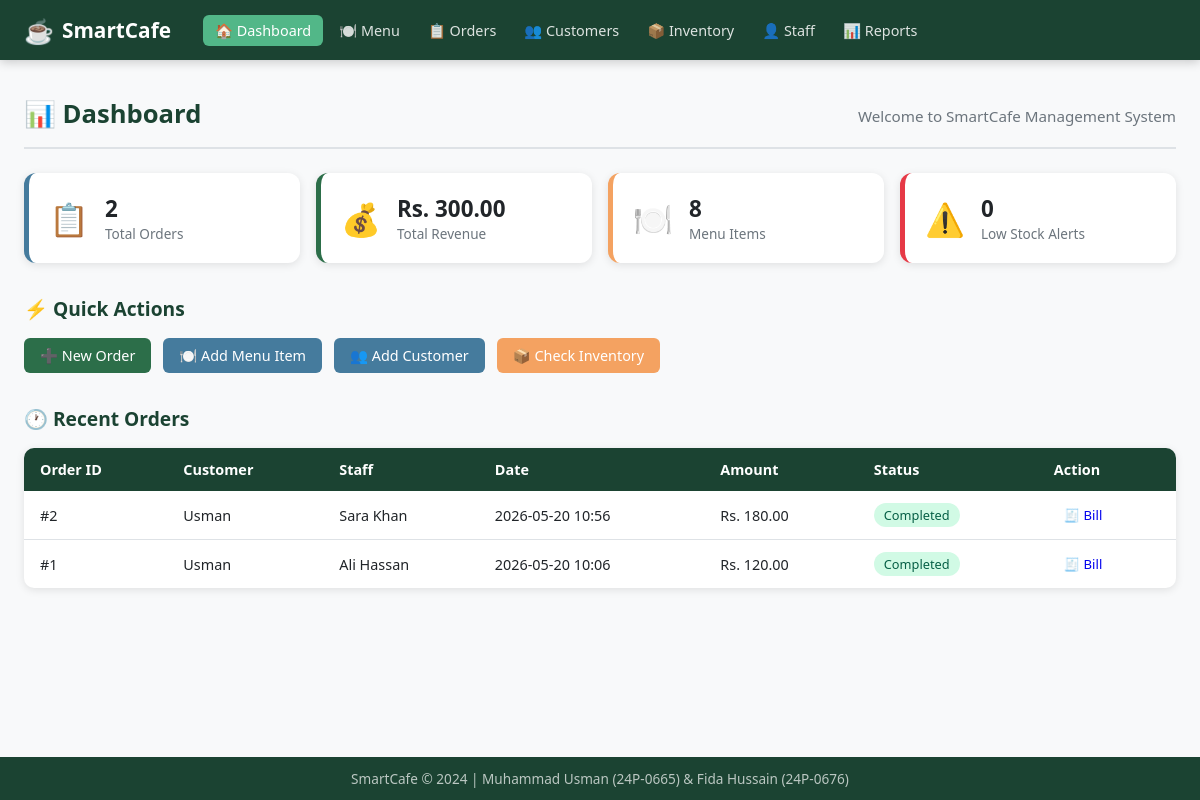
The page / on the database its author committed.
### tables this page shows
CREATE TABLE Orders (
    order_id INTEGER PRIMARY KEY AUTOINCREMENT,
    customer_id INTEGER,
    staff_id INTEGER,
    order_date DATETIME DEFAULT CURRENT_TIMESTAMP,
    total_amount REAL,
    status TEXT DEFAULT 'Pending',
    FOREIGN KEY (customer_id) REFERENCES Customer(customer_id),
    FOREIGN KEY (staff_id) REFERENCES Staff(staff_id)
);

CREATE TABLE Customer (
    customer_id INTEGER PRIMARY KEY AUTOINCREMENT,
    name TEXT NOT NULL,
    phone TEXT
);

CREATE TABLE Staff (
    staff_id INTEGER PRIMARY KEY AUTOINCREMENT,
    name TEXT NOT NULL,
    role TEXT
);

### app.py (the view)
@app.route('/')
def index():
    conn = get_db()
    total_orders = conn.execute("SELECT COUNT(*) FROM Orders").fetchone()[0]
    total_revenue = conn.execute("SELECT IFNULL(SUM(total_amount),0) FROM Bill").fetchone()[0]
    total_menu_items = conn.execute("SELECT COUNT(*) FROM Menu_Item").fetchone()[0]
    low_stock_count = conn.execute("SELECT COUNT(*) FROM Low_Stock_Alert").fetchone()[0]
    recent_orders = conn.execute("SELECT * FROM Order_History ORDER BY order_date DESC LIMIT 5").fetchall()
    conn.close()
    return render_template('index.html',
                           total_orders=total_orders,
                           total_revenue=total_revenue,
                           total_menu_items=total_menu_items,
                           low_stock_count=low_stock_count,
                           recent_orders=recent_orders)

### app.py (called while the page is built)
def get_db():
    conn = sqlite3.connect(DATABASE)
    conn.row_factory = sqlite3.Row  # So rows behave like dictionaries
    conn.execute("PRAGMA foreign_keys = ON")  # Enable foreign key support
    return conn

### templates/index.html (shortened to what this page needs)
{% extends "base.html" %}
{% block content %}
<div class="page-header">
    <h1>📊 Dashboard</h1>
    <p>Welcome to SmartCafe Management System</p>
</div>
<div class="stats-grid">
    <div class="stat-card blue">
        <div class="stat-icon">📋</div>
        <div class="stat-info">
            <h3>{{ total_orders }}</h3>
            <p>Total Orders</p>
        </div>
    </div>
    <div class="stat-card green">
        <div class="stat-icon">💰</div>
        <div class="stat-info">
            <h3>Rs. {{ "%.2f"|format(total_revenue) }}</h3>
            <p>Total Revenue</p>
        </div>
    </div>
    <div class="stat-card orange">
        <div class="stat-icon">🍽️</div>
        <div class="stat-info">
            <h3>{{ total_menu_items }}</h3>
            <p>Menu Items</p>
        </div>
    </div>
    <div class="stat-card red">
        <div class="stat-icon">⚠️</div>
        <div class="stat-info">
            <h3>{{ low_stock_count }}</h3>
            <p>Low Stock Alerts</p>
        </div>
    </div>
</div>
<div class="section">
    <h2>⚡ Quick Actions</h2>
    <div class="quick-actions">
        <a href="{{ url_for('new_order') }}" class="btn btn-primary">➕ New Order</a>
        <a href="{{ url_for('add_menu_item') }}" class="btn btn-secondary">🍽️ Add Menu Item</a>
        <a href="{{ url_for('add_customer') }}" class="btn btn-secondary">👥 Add Customer</a>
        <a href="{{ url_for('inventory') }}" class="btn btn-warning">📦 Check Inventory</a>
    </div>
</div>
<div class="section">
    <h2>🕐 Recent Orders</h2>
    {% if recent_orders %}
    <table class="table">
        <thead>
            <tr>
                <th>Order ID</th>
                <th>Customer</th>
                <th>Staff</th>
                <th>Date</th>
                <th>Amount</th>
                <th>Status</th>
                <th>Action</th>
            </tr>
        </thead>
        <tbody>
            {% for order in recent_orders %}
            <tr>
                <td>#{{ order.order_id }}</td>
                <td>{{ order.customer_name or 'Walk-in' }}</td>
                <td>{{ order.staff_name or '-' }}</td>
                <td>{{ order.order_date[:16] }}</td>
                <td>Rs. {{ "%.2f"|format(order.total_amount or 0) }}</td>
                <td><span class="badge badge-success">{{ order.status }}</span></td>
                <td><a href="{{ url_for('view_bill', order_id=order.order_id) }}" class="btn btn-sm">🧾 Bill</a></td>
            </tr>
            {% endfor %}
        </tbody>
    </table>
    {% else %}
    <p class="empty-msg">No orders yet. <a href="{{ url_for('new_order') }}">Place the first order!</a></p>
    {% endif %}
</div>
{% endblock %}

### static/css/style.css (style rules this page uses)
* { margin: 0; padding: 0; box-sizing: border-box; }
:root { --primary: #2c6e49; --primary-dark: #1b4332; --secondary: #52b788; --accent: #f4a261; --danger: #e63946; --warning: #f4a261; --info: #457b9d; --bg: #f8f9fa; --card: #ffffff; --text: #212529; --text-muted: #6c757d; --border: #dee2e6; --shadow: 0 2px 8px rgba(0,0,0,0.1); }
body { font-family: 'Segoe UI', Tahoma, Geneva, Verdana, sans-serif; background: var(--bg); color: var(--text); min-height: 100vh; display: flex; flex-direction: column; }
.page-header { display: flex; justify-content: space-between; align-items: center; margin-bottom: 24px; padding-bottom: 16px; border-bottom: 2px solid var(--border); }
.page-header h1 { font-size: 1.6rem; color: var(--primary-dark); }
.page-header p { color: var(--text-muted); font-size: 0.95rem; margin-top: 4px; }
.section { margin-bottom: 32px; }
.section h2 { font-size: 1.2rem; margin-bottom: 16px; color: var(--primary-dark); }
.stats-grid { display: grid; grid-template-columns: repeat(auto-fit, minmax(200px, 1fr)); gap: 16px; margin-bottom: 32px; }
.stat-card { background: var(--card); border-radius: 12px; padding: 20px; display: flex; align-items: center; gap: 16px; box-shadow: var(--shadow); border-left: 5px solid; transition: transform 0.2s; }
.stat-card.blue { border-color: var(--info); }
.stat-card.green { border-color: var(--primary); }
.stat-card.orange { border-color: var(--accent); }
.stat-card.red { border-color: var(--danger); }
.stat-icon { font-size: 2rem; }
.stat-info h3 { font-size: 1.4rem; font-weight: 700; }
.stat-info p { color: var(--text-muted); font-size: 0.85rem; }
.quick-actions { display: flex; gap: 12px; flex-wrap: wrap; margin-bottom: 24px; }
.btn { display: inline-block; padding: 8px 16px; border-radius: 6px; border: none; cursor: pointer; text-decoration: none; font-size: 0.9rem; font-weight: 500; transition: all 0.2s; }
.btn-primary { background: var(--primary); color: white; }
.btn-secondary { background: var(--info); color: white; }
.btn-warning { background: var(--accent); color: white; }
.btn-sm { padding: 4px 10px; font-size: 0.82rem; }
.table { width: 100%; border-collapse: collapse; background: var(--card); border-radius: 10px; overflow: hidden; box-shadow: var(--shadow); }
.table th { background: var(--primary-dark); color: white; padding: 12px 16px; text-align: left; font-size: 0.9rem; }
.table td { padding: 11px 16px; border-bottom: 1px solid var(--border); font-size: 0.9rem; }
.table tr:last-child td { border-bottom: none; }
.badge { display: inline-block; padding: 3px 10px; border-radius: 20px; font-size: 0.8rem; font-weight: 500; }
.badge-success { background: #d1fae5; color: #065f46; }

### rows shown on the page
Orders: order_id "2", name "Usman", name "Sara Khan", order_date "2026-05-20 10:56", total_amount "180.00", status "Completed"
Orders: order_id "1", name "Usman", name "Ali Hassan", order_date "2026-05-20 10:06", total_amount "120.00", status "Completed"

### other values the page prints
{{ total_orders }} "2"
{{ "%.2f"|format(total_revenue) }} "300.00"
{{ total_menu_items }} "8"
{{ low_stock_count }} "0"
